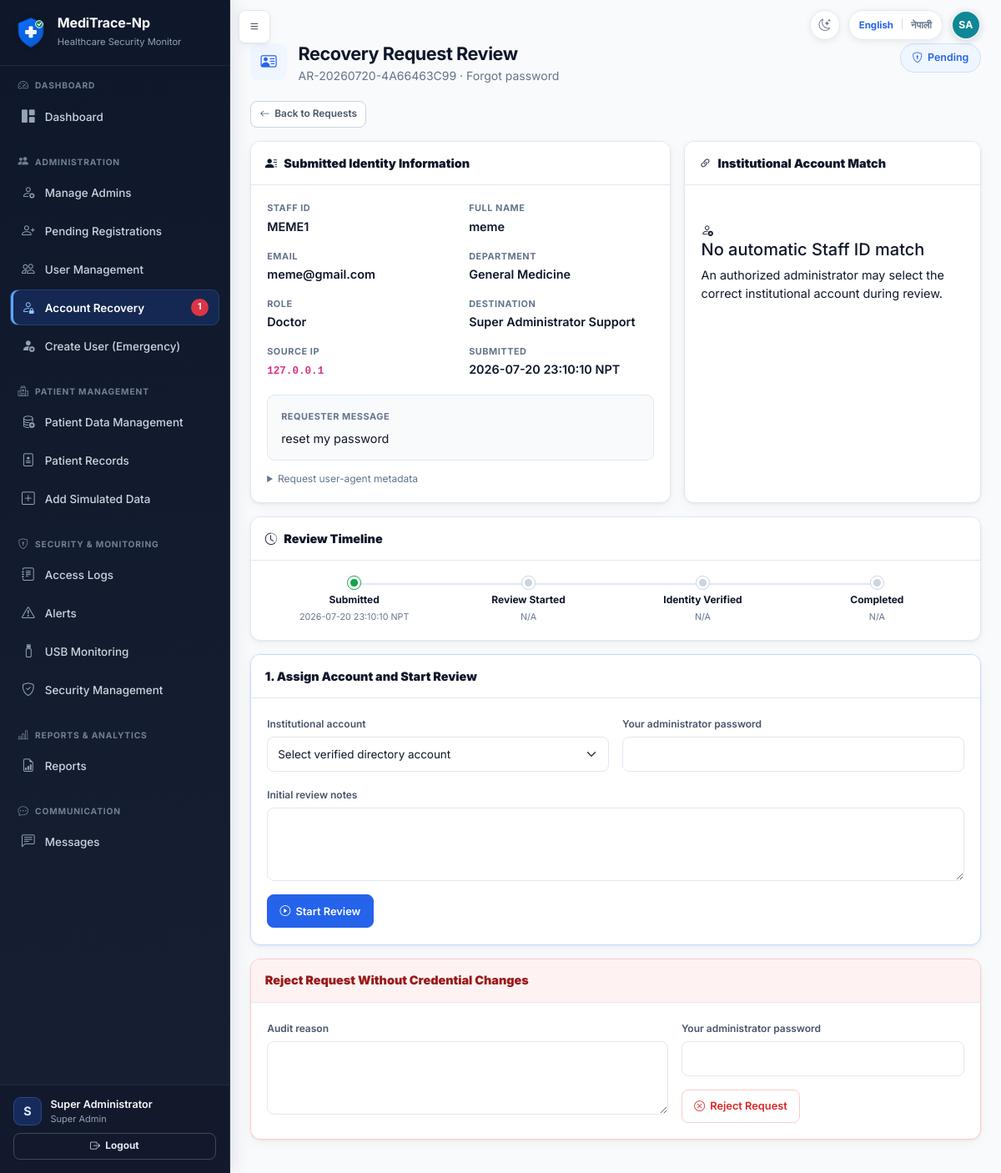
/admin/account-recovery/6 (signed in), run on the app's committed database.
### tables this page shows
CREATE TABLE users (
            id INTEGER PRIMARY KEY AUTOINCREMENT,
            full_name TEXT NOT NULL,
            staff_id TEXT NOT NULL UNIQUE,
            email TEXT NOT NULL UNIQUE,
            username TEXT NOT NULL UNIQUE,
            password_hash TEXT NOT NULL,
            role TEXT NOT NULL,
            department TEXT NOT NULL,
            work_start TEXT NOT NULL,
            work_end TEXT NOT NULL,
            approval_status TEXT NOT NULL DEFAULT 'pending',
            is_active INTEGER NOT NULL DEFAULT 1,
            approved_by INTEGER,
            approved_at TEXT,
            rejection_reason TEXT,
            created_at TEXT NOT NULL,
            last_login TEXT, is_deleted INTEGER NOT NULL DEFAULT 0, failed_attempts INTEGER NOT NULL DEFAULT 0, locked_until TEXT, last_failed_login TEXT, must_change_password INTEGER NOT NULL DEFAULT 0, credential_version INTEGER NOT NULL DEFAULT 0, credentials_changed_at TEXT, credentials_changed_by INTEGER, preferred_language TEXT NOT NULL DEFAULT 'en',
            FOREIGN KEY (approved_by) REFERENCES users(id)
        );

CREATE TABLE account_recovery_requests (
            id INTEGER PRIMARY KEY AUTOINCREMENT,
            public_reference TEXT NOT NULL UNIQUE,
            request_type TEXT NOT NULL,
            submitted_staff_id TEXT NOT NULL,
            submitted_name TEXT NOT NULL,
            submitted_email TEXT,
            submitted_department TEXT NOT NULL,
            submitted_role TEXT NOT NULL,
            requested_destination TEXT NOT NULL,
            message TEXT NOT NULL,
            status TEXT NOT NULL DEFAULT 'pending',
            matched_user_id INTEGER,
            assigned_admin_id INTEGER,
            review_notes TEXT,
            identity_verification_notes TEXT,
            identity_verification_method TEXT,
            identity_verified_by_id INTEGER,
            resolution_type TEXT,
            created_at TEXT NOT NULL,
            review_started_at TEXT,
            identity_verified_at TEXT,
            completed_at TEXT,
            rejected_at TEXT,
            completed_by_id INTEGER,
            request_ip TEXT,
            request_user_agent TEXT,
            FOREIGN KEY (matched_user_id) REFERENCES users(id),
            FOREIGN KEY (assigned_admin_id) REFERENCES users(id),
            FOREIGN KEY (identity_verified_by_id) REFERENCES users(id),
            FOREIGN KEY (completed_by_id) REFERENCES users(id)
        );

### app.py (the view, shortened to what this page needs)
@app.route('/admin/account-recovery/<int:request_id>', methods=['GET', 'POST'])
@login_required
@admin_panel_required
def recovery_request_detail(request_id):
    recovery = get_recovery_request(request_id, current_user)
    if not recovery:
        abort(404)
    recovery = get_recovery_request(request_id, current_user)
    allowed_resolutions = {
        key: label for key, label in RESOLUTION_TYPES.items()
        if key in {
            'forgot_username': {'username_recovered', 'username_updated'},
            'forgot_password': {'password_reset'},
            'forgot_both': {'both_recovered', 'both_updated'},
        }.get(recovery['request_type'], set())
    }
    return render_template(
        'recovery_request_detail.html', recovery=recovery,
        manageable_users=get_manageable_users(current_user),
        request_types=REQUEST_TYPES, destinations=DESTINATIONS,
        verification_methods=VERIFICATION_METHODS,
        resolution_types=allowed_resolutions,
        password_min_length=Config.TEMPORARY_PASSWORD_MIN_LENGTH,
    )

### templates/recovery_request_detail.html (shortened to what this page needs)
{% extends "base.html" %}
{% from "macros.html" import page_header %}
{% block extra_head %}<link href="{{ url_for('static', filename='css/account-recovery.css') }}" rel="stylesheet">{% endblock %}
{% block content %}
<div class="app-page recovery-detail-page">
  {{ page_header('Recovery Request Review', recovery.public_reference ~ ' · ' ~ _(request_types.get(recovery.request_type, recovery.request_type)), 'bi-person-vcard', tr_display(recovery.status), 'bi-shield-lock') }}
  <div class="mb-3"><a href="{{ url_for('recovery_requests') }}" class="btn btn-sm btn-outline-secondary"><i class="bi bi-arrow-left"></i>Back to Requests</a></div>
  <div class="row g-3 mb-3">
    <div class="col-xl-7">
      <section class="card h-100"><div class="card-header"><strong><i class="bi bi-person-lines-fill me-2"></i>Submitted Identity Information</strong></div><div class="card-body">
        <dl class="recovery-detail-grid">
          <div><dt>Staff ID</dt><dd>{{ recovery.submitted_staff_id }}</dd></div><div><dt>Full Name</dt><dd>{{ recovery.submitted_name }}</dd></div>
          <div><dt>Email</dt><dd data-no-translate>{{ recovery.submitted_email }}</dd></div><div><dt>Department</dt><dd>{{ tr_display(recovery.submitted_department) }}</dd></div>
          <div><dt>Role</dt><dd>{{ tr_display(recovery.submitted_role) }}</dd></div><div><dt>Destination</dt><dd>{{ _(destinations.get(recovery.requested_destination)) }}</dd></div>
          <div><dt>Source IP</dt><dd><code>{{ recovery.request_ip or 'Unavailable' }}</code></dd></div><div><dt>Submitted</dt><dd>{{ recovery.created_at|nepal_datetime }}</dd></div>
        </dl>
        <div class="recovery-message-box"><span>Requester message</span><p data-no-translate>{{ recovery.message }}</p></div>
        <details class="recovery-user-agent"><summary>Request user-agent metadata</summary><code data-no-translate>{{ recovery.request_user_agent or 'Unavailable' }}</code></details>
      </div></section>
    </div>
    <div class="col-xl-5">
      <section class="card h-100"><div class="card-header"><strong><i class="bi bi-link-45deg me-2"></i>Institutional Account Match</strong></div><div class="card-body">
        {% if recovery.matched_user_id %}
          <dl class="recovery-detail-grid compact"><div><dt>Name</dt><dd data-no-translate>{{ recovery.matched_name }}</dd></div><div><dt>Username</dt><dd data-no-translate>{{ recovery.matched_username }}</dd></div><div><dt>Staff ID</dt><dd data-no-translate>{{ recovery.matched_staff_id }}</dd></div><div><dt>Email</dt><dd data-no-translate>{{ recovery.matched_email }}</dd></div><div><dt>Role</dt><dd>{{ tr_display(recovery.matched_role) }}</dd></div><div><dt>Account Status</dt><dd>{{ tr_display(recovery.matched_account_status) }}</dd></div></dl>
          <div class="alert alert-warning py-2 small mb-0"><i class="bi bi-exclamation-triangle me-1"></i>A database match is not identity verification. Verify through an approved institutional process.</div>
        {% else %}
          <div class="empty-state py-4"><i class="bi bi-person-x"></i><h5>No automatic Staff ID match</h5><p>An authorized administrator may select the correct institutional account during review.</p></div>
        {% endif %}
      </div></section>
    </div>
  </div>
  <section class="card recovery-timeline-card mb-3"><div class="card-header"><strong><i class="bi bi-clock-history me-2"></i>Review Timeline</strong></div><div class="card-body"><div class="recovery-timeline">
    <div class="done"><span></span><strong>Submitted</strong><small>{{ recovery.created_at|nepal_datetime }}</small></div>
    <div class="{% if recovery.review_started_at %}done{% endif %}"><span></span><strong>Review Started</strong><small>{{ recovery.review_started_at|nepal_datetime }}</small></div>
    <div class="{% if recovery.identity_verified_at %}done{% endif %}"><span></span><strong>Identity Verified</strong><small>{{ recovery.identity_verified_at|nepal_datetime }}</small></div>
    <div class="{% if recovery.completed_at or recovery.rejected_at %}done{% endif %}"><span></span><strong>{{ 'Rejected' if recovery.rejected_at else 'Completed' }}</strong><small>{{ (recovery.rejected_at or recovery.completed_at)|nepal_datetime }}</small></div>
  </div></div></section>
  {% if recovery.status in ['pending', 'in_review'] %}
  <section class="card recovery-action-card mb-3"><div class="card-header"><strong>1. Assign Account and Start Review</strong></div><div class="card-body"><form method="POST" class="row g-3">
    <div class="col-lg-6"><label class="form-label" for="matchedUser">Institutional account</label><select class="form-select" id="matchedUser" name="matched_user_id" required><option value="">Select verified directory account</option></select></div>
    <div class="col-lg-6"><label class="form-label" for="startAdminPassword">Your administrator password</label><input class="form-control" type="password" id="startAdminPassword" name="admin_password" maxlength="128" autocomplete="current-password" required></div>
    <div class="col-12"><label class="form-label" for="reviewNotes">Initial review notes</label><textarea class="form-control" id="reviewNotes" name="review_notes" maxlength="2000" rows="3">{{ recovery.review_notes or '' }}</textarea></div>
    <div class="col-12"><button class="btn btn-primary"><i class="bi bi-play-circle"></i>{{ 'Update Review Assignment' if recovery.status == 'in_review' else 'Start Review' }}</button></div>
  </form></div></section>
  {% endif %}
  {% if recovery.status in ['pending', 'in_review', 'identity_verified'] %}
  <section class="card recovery-reject-card"><div class="card-header"><strong>Reject Request Without Credential Changes</strong></div><div class="card-body"><form method="POST" class="row g-3">
    <div class="col-lg-7"><label class="form-label" for="rejectionNotes">Audit reason</label><textarea class="form-control" id="rejectionNotes" name="review_notes" maxlength="2000" minlength="5" required></textarea></div>
    <div class="col-lg-5"><label class="form-label" for="rejectAdminPassword">Your administrator password</label><input class="form-control" type="password" id="rejectAdminPassword" name="admin_password" maxlength="128" autocomplete="current-password" required><button class="btn btn-outline-danger mt-3"><i class="bi bi-x-circle"></i>Reject Request</button></div>
  </form></div></section>
  {% endif %}
</div>
{% endblock %}

### templates/base.html (shortened to what this page needs)
<!DOCTYPE html>
<html lang="{{ current_locale|default('en') }}" data-theme="light">
<head>
    <link href="https://cdn.jsdelivr.net/npm/bootstrap@5.3.2/dist/css/bootstrap.min.css" rel="stylesheet">
    <link href="https://cdn.jsdelivr.net/npm/bootstrap-icons@1.11.1/font/bootstrap-icons.css" rel="stylesheet">
    <link href="{{ url_for('static', filename='css/style.css') }}" rel="stylesheet">
    <link href="{{ url_for('static', filename='css/explainability.css') }}" rel="stylesheet">
    {% block extra_head %}{% endblock %}
    <link href="{{ url_for('static', filename='css/theme.css') }}" rel="stylesheet">
</head>
<body class="{% if current_user.is_authenticated %}has-sidebar{% endif %}">
    {% set language_return_path = request.full_path if request.query_string else request.path %}
    {% macro language_switch(extra_class='') %}
    <form method="POST" action="{{ url_for('change_language') }}" class="language-switch {{ extra_class }}" aria-label="{{ _('Switch language') }}">
        <button type="submit" name="language" value="en" class="language-option{% if current_locale == 'en' %} active{% endif %}" lang="en" aria-pressed="{{ 'true' if current_locale == 'en' else 'false' }}">English</button>
        <span class="language-divider" aria-hidden="true">|</span>
        <button type="submit" name="language" value="ne" class="language-option{% if current_locale == 'ne' %} active{% endif %}" lang="ne" aria-pressed="{{ 'true' if current_locale == 'ne' else 'false' }}">नेपाली</button>
    </form>
    {% endmacro %}
    {% macro theme_toggle(extra_class='') %}
    <button
        type="button"
        class="theme-toggle {{ extra_class }}"
        aria-label="{{ _('Switch to Dark Mode') }}"
        aria-pressed="false"
        title="{{ _('Switch to Dark Mode') }}"
        data-label-dark="{{ _('Switch to Dark Mode') }}"
        data-label-light="{{ _('Switch to Light Mode') }}"
    ><i class="bi bi-moon-stars" aria-hidden="true"></i></button>
    {% endmacro %}
    {% if current_user.is_authenticated %}
    {% from "macros.html" import user_initials %}
    {% set avatar_name = current_user.full_name|default('', true)|trim %}
    {% if not avatar_name %}{% set avatar_name = current_user.display_name|default('', true)|trim %}{% endif %}
    {% if not avatar_name %}{% set avatar_name = current_user.username|default('User', true)|trim %}{% endif %}
    <button type="button" class="btn btn-dark sidebar-toggle-btn" id="sidebarToggle" aria-label="{{ _('Toggle navigation') }}">
        <i class="bi bi-list"></i>
    </button>
    <div class="authenticated-header-actions" aria-label="{{ _('Current user') }}">
        {{ theme_toggle() }}
        {{ language_switch() }}
        <span
            class="header-user-avatar"
            role="img"
            aria-label="{{ _('Signed in as {name}', name=avatar_name) }}"
            title="{{ avatar_name }}"
        >{{ user_initials(current_user) }}</span>
    </div>
    <aside class="sidebar" id="sidebar">
        <div class="sidebar-brand">
            <img src="{{ url_for('static', filename='images/meditrace-logo.svg') }}" alt="{{ APP_NAME|default('MediTrace-Np') }}" class="brand-logo">
            <div>
                <h5 class="text-white mb-0 brand-title">{{ APP_NAME|default('MediTrace-Np') }}</h5>
                <small class="text-muted">Healthcare Security Monitor</small>
            </div>
        </div>
        <div class="sidebar-nav-scroll">
            {% import "sidebar_macros.html" as sidebar with context %}
            {% if current_user.is_admin_panel %}
                {{ sidebar.admin_sidebar() }}
            {% else %}
                {{ sidebar.staff_sidebar() }}
            {% endif %}
        </div>
        <div class="sidebar-footer">
            <div class="sidebar-user-summary">
                <span class="sidebar-user-avatar" aria-hidden="true">{{ current_user.full_name[:1]|upper }}</span>
                <div class="sidebar-user-copy">
                    <div class="small text-muted sidebar-user-name">{{ current_user.full_name }}</div>
                    <div class="small text-muted sidebar-user-role">{{ tr_display(current_user.role) }}</div>
                </div>
            </div>
            <a href="{{ url_for('logout') }}" class="btn btn-outline-light btn-sm mt-2 w-100 fw-bold">
                <i class="bi bi-box-arrow-right"></i> Logout
            </a>
        </div>
    </aside>
    <main class="main-content" id="mainContent">
    {% else %}
    <div class="public-header-actions">
        {{ theme_toggle('public-theme-toggle') }}
        {{ language_switch('public-language-switch') }}
    </div>
    <main class="auth-main container py-4">
    {% endif %}
            {% block content %}{% endblock %}
    {% if current_user.is_authenticated %}
    </main>
    {% else %}
    </main>
    {% endif %}
</body>
</html>

### templates/macros.html (shortened to what this page needs)
{% macro page_header(title, subtitle, icon, badge=None, badge_icon='bi-shield-check') %}
<header class="app-page-header">
    <div class="app-page-header-left">
        <div class="app-page-icon" aria-hidden="true"><i class="bi {{ icon }}"></i></div>
        <div>
            <h1 class="app-page-title">{{ _(title) }}</h1>
            {% if subtitle %}<p class="app-page-subtitle">{{ _(subtitle) }}</p>{% endif %}
        </div>
    </div>
    {% if badge %}
    <span class="app-page-badge"><i class="bi {{ badge_icon }}"></i>{{ _(badge) }}</span>
    {% endif %}
</header>
{% endmacro %}
{% macro user_initials(user) -%}
{% set full_name = user.full_name|default('', true)|trim %}
{% set display_name = user.display_name|default('', true)|trim %}
{% set username = user.username|default('', true)|trim %}
{% set initials_source = full_name or display_name or username %}
{% set name_parts = initials_source.split() %}
{% if name_parts|length > 1 %}{{ (name_parts[0][0] ~ name_parts[-1][0])|upper }}
{% elif name_parts|length == 1 %}{{ name_parts[0][0]|upper }}
{% else %}?{% endif %}
{%- endmacro %}

### data on the page
users: full_name "S", full_name "Super Administrator", role "Super Admin"
account_recovery_requests: submitted_staff_id "MEME1", submitted_name "meme", submitted_email "meme@gmail.com", submitted_department "General Medicine", submitted_role "Doctor", request_ip "127.0.0.1", created_at|nepal_datetime "2026-07-20 23:10:10 NPT", message "reset my password", status "Start Review"

### other printed values
{{ (name_parts[0][0] ~ name_parts[-1][0])|upper }} "SA"
{{ APP_NAME|default('MediTrace-Np') }} "MediTrace-Np"
{{ open_recovery_request_count }} "1"
{{ recovery.review_started_at|nepal_datetime }} "N/A"
{{ recovery.identity_verified_at|nepal_datetime }} "N/A"
{{ 'Rejected' if recovery.rejected_at else 'Completed' }} "Completed"
{{ (recovery.rejected_at or recovery.completed_at)|nepal_datetime }} "N/A"
